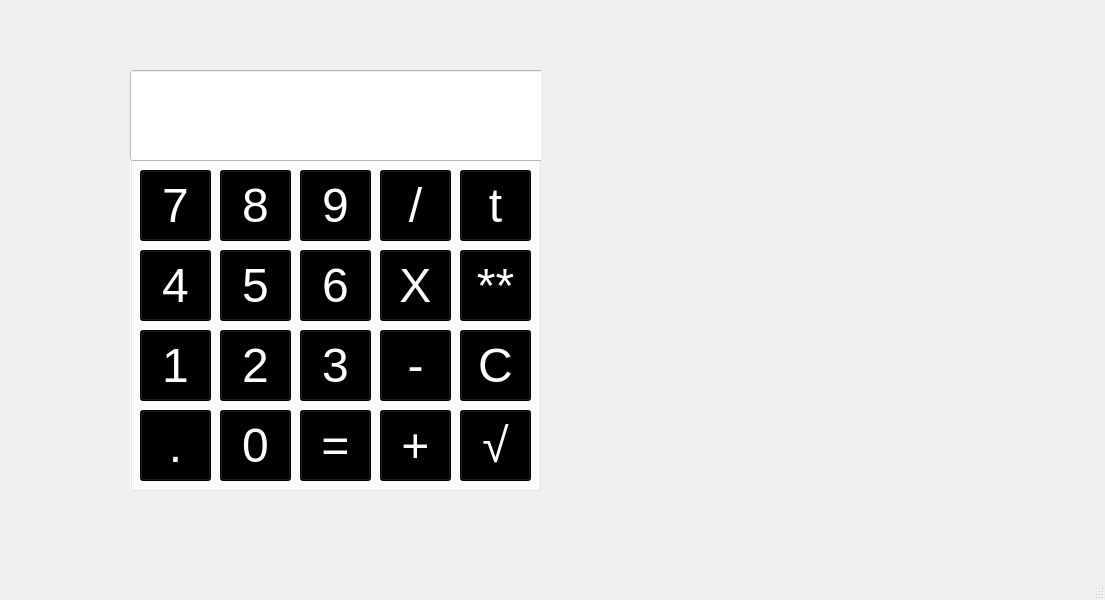
<?xml version="1.0" encoding="UTF-8"?>
<ui version="4.0">
 <class>but4</class>
 <widget class="QMainWindow" name="but4">
  <property name="geometry">
   <rect>
    <x>0</x>
    <y>0</y>
    <width>1105</width>
    <height>600</height>
   </rect>
  </property>
  <property name="windowTitle">
   <string>MainWindow</string>
  </property>
  <property name="styleSheet">
   <string notr="true">font: 36pt &quot;Arial&quot;;</string>
  </property>
  <widget class="QWidget" name="centralwidget">
   <widget class="QWidget" name="gridLayoutWidget">
    <property name="geometry">
     <rect>
      <x>130</x>
      <y>70</y>
      <width>411</width>
      <height>421</height>
     </rect>
    </property>
    <layout class="QGridLayout" name="gridLayout">
     <item row="0" column="0">
      <widget class="QGroupBox" name="groupBox">
       <property name="styleSheet">
        <string notr="true">background-color: rgb(255, 255, 255);
</string>
       </property>
       <property name="title">
        <string>GroupBox</string>
       </property>
       <widget class="QPushButton" name="but8">
        <property name="geometry">
         <rect>
          <x>90</x>
          <y>100</y>
          <width>71</width>
          <height>71</height>
         </rect>
        </property>
        <property name="minimumSize">
         <size>
          <width>71</width>
          <height>71</height>
         </size>
        </property>
        <property name="maximumSize">
         <size>
          <width>71</width>
          <height>71</height>
         </size>
        </property>
        <property name="font">
         <font>
          <family>Arial</family>
          <pointsize>36</pointsize>
          <weight>50</weight>
          <italic>false</italic>
          <bold>false</bold>
         </font>
        </property>
        <property name="styleSheet">
         <string notr="true">background-color: rgb(0, 0, 0);
color: rgb(255, 255, 255);</string>
        </property>
        <property name="text">
         <string>8</string>
        </property>
       </widget>
       <widget class="QPushButton" name="but9">
        <property name="geometry">
         <rect>
          <x>170</x>
          <y>100</y>
          <width>71</width>
          <height>71</height>
         </rect>
        </property>
        <property name="minimumSize">
         <size>
          <width>71</width>
          <height>71</height>
         </size>
        </property>
        <property name="maximumSize">
         <size>
          <width>71</width>
          <height>71</height>
         </size>
        </property>
        <property name="font">
         <font>
          <family>Arial</family>
          <pointsize>36</pointsize>
          <weight>50</weight>
          <italic>false</italic>
          <bold>false</bold>
         </font>
        </property>
        <property name="styleSheet">
         <string notr="true">background-color: rgb(0, 0, 0);
color: rgb(255, 255, 255);</string>
        </property>
        <property name="text">
         <string>9</string>
        </property>
       </widget>
       <widget class="QPushButton" name="but7">
        <property name="geometry">
         <rect>
          <x>10</x>
          <y>100</y>
          <width>71</width>
          <height>71</height>
         </rect>
        </property>
        <property name="minimumSize">
         <size>
          <width>71</width>
          <height>71</height>
         </size>
        </property>
        <property name="maximumSize">
         <size>
          <width>71</width>
          <height>71</height>
         </size>
        </property>
        <property name="font">
         <font>
          <family>Arial</family>
          <pointsize>36</pointsize>
          <weight>50</weight>
          <italic>false</italic>
          <bold>false</bold>
         </font>
        </property>
        <property name="styleSheet">
         <string notr="true">background-color: rgb(0, 0, 0);
border-color: rgb(0, 0, 127);
color: rgb(255, 255, 255);</string>
        </property>
        <property name="text">
         <string>7</string>
        </property>
       </widget>
       <widget class="QPushButton" name="but_dilennya">
        <property name="geometry">
         <rect>
          <x>250</x>
          <y>100</y>
          <width>71</width>
          <height>71</height>
         </rect>
        </property>
        <property name="minimumSize">
         <size>
          <width>71</width>
          <height>71</height>
         </size>
        </property>
        <property name="maximumSize">
         <size>
          <width>71</width>
          <height>71</height>
         </size>
        </property>
        <property name="font">
         <font>
          <family>Arial</family>
          <pointsize>36</pointsize>
          <weight>50</weight>
          <italic>false</italic>
          <bold>false</bold>
         </font>
        </property>
        <property name="styleSheet">
         <string notr="true">background-color: rgb(0, 0, 0);
color: rgb(255, 255, 255);</string>
        </property>
        <property name="text">
         <string>/</string>
        </property>
       </widget>
       <widget class="QPushButton" name="but_mnozhennya">
        <property name="geometry">
         <rect>
          <x>250</x>
          <y>180</y>
          <width>71</width>
          <height>71</height>
         </rect>
        </property>
        <property name="minimumSize">
         <size>
          <width>71</width>
          <height>71</height>
         </size>
        </property>
        <property name="maximumSize">
         <size>
          <width>71</width>
          <height>71</height>
         </size>
        </property>
        <property name="font">
         <font>
          <family>Arial</family>
          <pointsize>36</pointsize>
          <weight>50</weight>
          <italic>false</italic>
          <bold>false</bold>
         </font>
        </property>
        <property name="styleSheet">
         <string notr="true">background-color: rgb(0, 0, 0);
color: rgb(255, 255, 255);</string>
        </property>
        <property name="text">
         <string>X</string>
        </property>
       </widget>
       <widget class="QPushButton" name="but_6">
        <property name="geometry">
         <rect>
          <x>170</x>
          <y>180</y>
          <width>71</width>
          <height>71</height>
         </rect>
        </property>
        <property name="minimumSize">
         <size>
          <width>71</width>
          <height>71</height>
         </size>
        </property>
        <property name="maximumSize">
         <size>
          <width>71</width>
          <height>71</height>
         </size>
        </property>
        <property name="font">
         <font>
          <family>Arial</family>
          <pointsize>36</pointsize>
          <weight>50</weight>
          <italic>false</italic>
          <bold>false</bold>
         </font>
        </property>
        <property name="styleSheet">
         <string notr="true">background-color: rgb(0, 0, 0);
color: rgb(255, 255, 255);</string>
        </property>
        <property name="text">
         <string>6</string>
        </property>
       </widget>
       <widget class="QPushButton" name="but_4">
        <property name="geometry">
         <rect>
          <x>10</x>
          <y>180</y>
          <width>71</width>
          <height>71</height>
         </rect>
        </property>
        <property name="minimumSize">
         <size>
          <width>71</width>
          <height>71</height>
         </size>
        </property>
        <property name="maximumSize">
         <size>
          <width>71</width>
          <height>71</height>
         </size>
        </property>
        <property name="font">
         <font>
          <family>Arial</family>
          <pointsize>36</pointsize>
          <weight>50</weight>
          <italic>false</italic>
          <bold>false</bold>
         </font>
        </property>
        <property name="styleSheet">
         <string notr="true">background-color: rgb(0, 0, 0);
color: rgb(255, 255, 255);</string>
        </property>
        <property name="text">
         <string>4</string>
        </property>
       </widget>
       <widget class="QPushButton" name="but_5">
        <property name="geometry">
         <rect>
          <x>90</x>
          <y>180</y>
          <width>71</width>
          <height>71</height>
         </rect>
        </property>
        <property name="minimumSize">
         <size>
          <width>71</width>
          <height>71</height>
         </size>
        </property>
        <property name="maximumSize">
         <size>
          <width>71</width>
          <height>71</height>
         </size>
        </property>
        <property name="font">
         <font>
          <family>Arial</family>
          <pointsize>36</pointsize>
          <weight>50</weight>
          <italic>false</italic>
          <bold>false</bold>
         </font>
        </property>
        <property name="styleSheet">
         <string notr="true">background-color: rgb(0,0,0);
color: rgb(255, 255, 255);</string>
        </property>
        <property name="text">
         <string>5</string>
        </property>
       </widget>
       <widget class="QPushButton" name="but_minus">
        <property name="geometry">
         <rect>
          <x>250</x>
          <y>260</y>
          <width>71</width>
          <height>71</height>
         </rect>
        </property>
        <property name="minimumSize">
         <size>
          <width>71</width>
          <height>71</height>
         </size>
        </property>
        <property name="maximumSize">
         <size>
          <width>71</width>
          <height>71</height>
         </size>
        </property>
        <property name="font">
         <font>
          <family>Arial</family>
          <pointsize>36</pointsize>
          <weight>50</weight>
          <italic>false</italic>
          <bold>false</bold>
         </font>
        </property>
        <property name="styleSheet">
         <string notr="true">background-color: rgb(0, 0, 0);
color: rgb(255, 255, 255);</string>
        </property>
        <property name="text">
         <string>-</string>
        </property>
       </widget>
       <widget class="QPushButton" name="but_2">
        <property name="geometry">
         <rect>
          <x>90</x>
          <y>260</y>
          <width>71</width>
          <height>71</height>
         </rect>
        </property>
        <property name="minimumSize">
         <size>
          <width>71</width>
          <height>71</height>
         </size>
        </property>
        <property name="maximumSize">
         <size>
          <width>71</width>
          <height>71</height>
         </size>
        </property>
        <property name="font">
         <font>
          <family>Arial</family>
          <pointsize>36</pointsize>
          <weight>50</weight>
          <italic>false</italic>
          <bold>false</bold>
         </font>
        </property>
        <property name="styleSheet">
         <string notr="true">background-color: rgb(0, 0, 0);
color: rgb(255, 255, 255);</string>
        </property>
        <property name="text">
         <string>2</string>
        </property>
       </widget>
       <widget class="QPushButton" name="but_3">
        <property name="geometry">
         <rect>
          <x>170</x>
          <y>260</y>
          <width>71</width>
          <height>71</height>
         </rect>
        </property>
        <property name="minimumSize">
         <size>
          <width>71</width>
          <height>71</height>
         </size>
        </property>
        <property name="maximumSize">
         <size>
          <width>71</width>
          <height>71</height>
         </size>
        </property>
        <property name="font">
         <font>
          <family>Arial</family>
          <pointsize>36</pointsize>
          <weight>50</weight>
          <italic>false</italic>
          <bold>false</bold>
         </font>
        </property>
        <property name="styleSheet">
         <string notr="true">background-color: rgb(0, 0, 0);
color: rgb(255, 255, 255);</string>
        </property>
        <property name="text">
         <string>3</string>
        </property>
       </widget>
       <widget class="QPushButton" name="but_1">
        <property name="geometry">
         <rect>
          <x>10</x>
          <y>260</y>
          <width>71</width>
          <height>71</height>
         </rect>
        </property>
        <property name="minimumSize">
         <size>
          <width>71</width>
          <height>71</height>
         </size>
        </property>
        <property name="maximumSize">
         <size>
          <width>71</width>
          <height>71</height>
         </size>
        </property>
        <property name="font">
         <font>
          <family>Arial</family>
          <pointsize>36</pointsize>
          <weight>50</weight>
          <italic>false</italic>
          <bold>false</bold>
         </font>
        </property>
        <property name="styleSheet">
         <string notr="true">background-color: rgb(0, 0, 0);
color: rgb(255, 255, 255);</string>
        </property>
        <property name="text">
         <string>1</string>
        </property>
       </widget>
       <widget class="QPushButton" name="but_point">
        <property name="geometry">
         <rect>
          <x>10</x>
          <y>340</y>
          <width>71</width>
          <height>71</height>
         </rect>
        </property>
        <property name="minimumSize">
         <size>
          <width>71</width>
          <height>71</height>
         </size>
        </property>
        <property name="maximumSize">
         <size>
          <width>71</width>
          <height>71</height>
         </size>
        </property>
        <property name="font">
         <font>
          <family>Arial</family>
          <pointsize>36</pointsize>
          <weight>50</weight>
          <italic>false</italic>
          <bold>false</bold>
         </font>
        </property>
        <property name="styleSheet">
         <string notr="true">background-color: rgb(0, 0, 0);
color: rgb(255, 255, 255);</string>
        </property>
        <property name="text">
         <string>.</string>
        </property>
       </widget>
       <widget class="QPushButton" name="but_plus">
        <property name="geometry">
         <rect>
          <x>250</x>
          <y>340</y>
          <width>71</width>
          <height>71</height>
         </rect>
        </property>
        <property name="minimumSize">
         <size>
          <width>71</width>
          <height>71</height>
         </size>
        </property>
        <property name="maximumSize">
         <size>
          <width>71</width>
          <height>71</height>
         </size>
        </property>
        <property name="font">
         <font>
          <family>Arial</family>
          <pointsize>36</pointsize>
          <weight>50</weight>
          <italic>false</italic>
          <bold>false</bold>
         </font>
        </property>
        <property name="styleSheet">
         <string notr="true">background-color: rgb(0, 0, 0);
color: rgb(255, 255, 255);</string>
        </property>
        <property name="text">
         <string>+</string>
        </property>
       </widget>
       <widget class="QPushButton" name="but_dorivnue">
        <property name="geometry">
         <rect>
          <x>170</x>
          <y>340</y>
          <width>71</width>
          <height>71</height>
         </rect>
        </property>
        <property name="minimumSize">
         <size>
          <width>71</width>
          <height>71</height>
         </size>
        </property>
        <property name="maximumSize">
         <size>
          <width>71</width>
          <height>71</height>
         </size>
        </property>
        <property name="font">
         <font>
          <family>Arial</family>
          <pointsize>36</pointsize>
          <weight>50</weight>
          <italic>false</italic>
          <bold>false</bold>
         </font>
        </property>
        <property name="styleSheet">
         <string notr="true">background-color: rgb(0, 0, 0);
color: rgb(255, 255, 255);</string>
        </property>
        <property name="text">
         <string>=</string>
        </property>
       </widget>
       <widget class="QPushButton" name="but_0">
        <property name="geometry">
         <rect>
          <x>90</x>
          <y>340</y>
          <width>71</width>
          <height>71</height>
         </rect>
        </property>
        <property name="minimumSize">
         <size>
          <width>71</width>
          <height>71</height>
         </size>
        </property>
        <property name="maximumSize">
         <size>
          <width>71</width>
          <height>71</height>
         </size>
        </property>
        <property name="font">
         <font>
          <family>Arial</family>
          <pointsize>36</pointsize>
          <weight>50</weight>
          <italic>false</italic>
          <bold>false</bold>
         </font>
        </property>
        <property name="styleSheet">
         <string notr="true">background-color: rgb(0, 0, 0);
color: rgb(255, 255, 255);</string>
        </property>
        <property name="text">
         <string>0</string>
        </property>
       </widget>
       <widget class="QPushButton" name="but_sqrt">
        <property name="geometry">
         <rect>
          <x>330</x>
          <y>340</y>
          <width>71</width>
          <height>71</height>
         </rect>
        </property>
        <property name="minimumSize">
         <size>
          <width>71</width>
          <height>71</height>
         </size>
        </property>
        <property name="maximumSize">
         <size>
          <width>71</width>
          <height>71</height>
         </size>
        </property>
        <property name="font">
         <font>
          <family>Arial</family>
          <pointsize>36</pointsize>
          <weight>50</weight>
          <italic>false</italic>
          <bold>false</bold>
         </font>
        </property>
        <property name="styleSheet">
         <string notr="true">background-color: rgb(0, 0, 0);
color: rgb(255, 255, 255);</string>
        </property>
        <property name="text">
         <string>√</string>
        </property>
       </widget>
       <widget class="QPushButton" name="but_clear">
        <property name="geometry">
         <rect>
          <x>330</x>
          <y>260</y>
          <width>71</width>
          <height>71</height>
         </rect>
        </property>
        <property name="minimumSize">
         <size>
          <width>71</width>
          <height>71</height>
         </size>
        </property>
        <property name="maximumSize">
         <size>
          <width>71</width>
          <height>71</height>
         </size>
        </property>
        <property name="font">
         <font>
          <family>Arial</family>
          <pointsize>36</pointsize>
          <weight>50</weight>
          <italic>false</italic>
          <bold>false</bold>
         </font>
        </property>
        <property name="styleSheet">
         <string notr="true">background-color: rgb(0, 0, 0);
color: rgb(255, 255, 255);</string>
        </property>
        <property name="text">
         <string>С</string>
        </property>
       </widget>
       <widget class="QPushButton" name="but_pow">
        <property name="geometry">
         <rect>
          <x>330</x>
          <y>180</y>
          <width>71</width>
          <height>71</height>
         </rect>
        </property>
        <property name="minimumSize">
         <size>
          <width>71</width>
          <height>71</height>
         </size>
        </property>
        <property name="maximumSize">
         <size>
          <width>71</width>
          <height>71</height>
         </size>
        </property>
        <property name="font">
         <font>
          <family>Arial</family>
          <pointsize>36</pointsize>
          <weight>50</weight>
          <italic>false</italic>
          <bold>false</bold>
         </font>
        </property>
        <property name="styleSheet">
         <string notr="true">background-color: rgb(0, 0, 0);
color: rgb(255, 255, 255);</string>
        </property>
        <property name="text">
         <string>**</string>
        </property>
       </widget>
       <widget class="QLineEdit" name="lineEdit">
        <property name="geometry">
         <rect>
          <x>0</x>
          <y>0</y>
          <width>421</width>
          <height>91</height>
         </rect>
        </property>
        <property name="styleSheet">
         <string notr="true">color: rgb(0, 0, 0);
background-color: rgb(255, 255, 255);
font: 48pt &quot;Arial&quot;;</string>
        </property>
        <property name="text">
         <string/>
        </property>
       </widget>
       <widget class="QPushButton" name="but_switch_them">
        <property name="geometry">
         <rect>
          <x>330</x>
          <y>100</y>
          <width>71</width>
          <height>71</height>
         </rect>
        </property>
        <property name="minimumSize">
         <size>
          <width>71</width>
          <height>71</height>
         </size>
        </property>
        <property name="maximumSize">
         <size>
          <width>71</width>
          <height>71</height>
         </size>
        </property>
        <property name="font">
         <font>
          <family>Arial</family>
          <pointsize>36</pointsize>
          <weight>50</weight>
          <italic>false</italic>
          <bold>false</bold>
         </font>
        </property>
        <property name="toolTip">
         <string>&lt;html&gt;&lt;head/&gt;&lt;body&gt;&lt;p&gt;&lt;span style=&quot; font-size:10pt;&quot;&gt;them&lt;/span&gt;&lt;/p&gt;&lt;/body&gt;&lt;/html&gt;</string>
        </property>
        <property name="styleSheet">
         <string notr="true">background-color: rgb(0, 0, 0);
color: rgb(255, 255, 255);</string>
        </property>
        <property name="text">
         <string>t</string>
        </property>
       </widget>
      </widget>
     </item>
    </layout>
   </widget>
  </widget>
  <widget class="QStatusBar" name="statusbar"/>
 </widget>
 <resources/>
 <connections/>
</ui>
